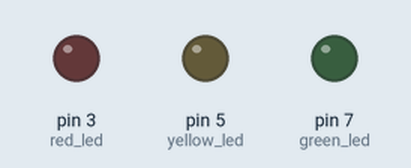
Recording of a sketch running on a simulated Arduino Uno, built with avr-gcc and run on an emulated ATmega328P. Parts: output pins drawn as LEDs (lit = HIGH).

Above: at 0.2 s.
At 0.7 s:
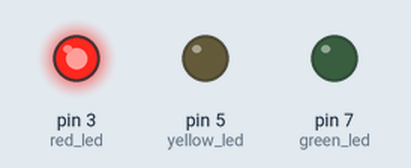
At 1.2 s:
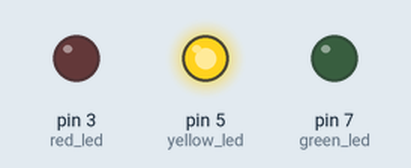
At 2.7 s:
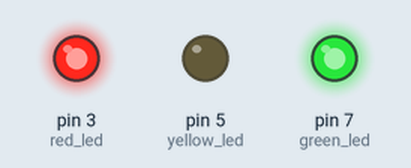
At 3.7 s:
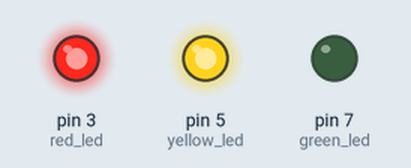
At 5.7 s:
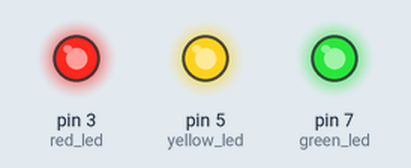
Timing chart, 0 to 6.9 s (numbered marks = the images above):
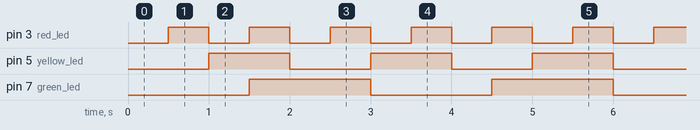

The sketch:

sectiona_1.ino
```cpp
// C++ code
//
int red_led=3;
int yellow_led=5;
int green_led=7;
const unsigned long intred=500;
const unsigned long intyellow=1000;
const unsigned long intgreen=1500;
unsigned long prevred=0;
unsigned long prevgreen=0;
unsigned long prevyellow=0;
bool statered=LOW;
bool stateyellow=LOW;
bool stategreen=LOW;


void setup()
{
pinMode(red_led, OUTPUT);
pinMode(yellow_led, OUTPUT);
pinMode(green_led, OUTPUT);
}
void loop()
{
  unsigned long current=millis();

  if (current-prevred>=intred)
  {
	prevred=current;
    statered=!statered;
    digitalWrite(red_led,statered);
  }
    if (current-prevyellow>=intyellow)
  {
	prevyellow=current;
    stateyellow=!stateyellow;
    digitalWrite(yellow_led,stateyellow);
  }
    if (current-prevgreen>=intgreen)
  {
	prevgreen=current;
    stategreen=!stategreen;
    digitalWrite(green_led,stategreen);
  }
}
```

Measured:
- by itself, pin 3 (red_led): alternates HIGH for 0.50 s and LOW for 0.50 s
- by itself, pin 5 (yellow_led): alternates HIGH for 1.0 s and LOW for 1.0 s
- by itself, pin 7 (green_led): alternates HIGH for 1.5 s and LOW for 1.5 s
